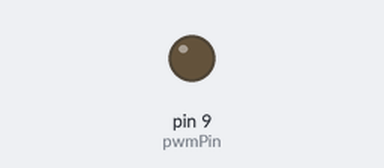
The sketch below on a simulated Arduino Uno, built with avr-gcc and run on an emulated ATmega328P. On the bench: output pins drawn as LEDs (lit = HIGH).

Above: at 0.05 s.
At 3.25 s:
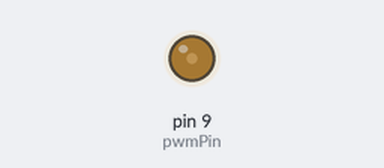
At 8.9 s:
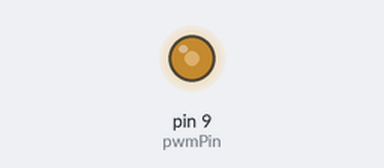
Timing chart, 0 to 11.6 s (numbered marks = the images above):
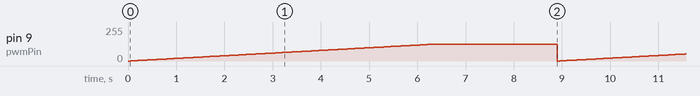

Measured:
- by itself, pin 9 (pwmPin): ramps from 0/255 to 127/255 and jumps back, once every 8.9 s

The sketch:

_PWM_Channel_Test_01.ino
```cpp
const int pwmPin = 9;  // PWM output pin
const int maxPWM = 127; // Maximum PWM value
const int stepDelay = 50; // Delay in milliseconds between steps

void setup() {
    pinMode(pwmPin, OUTPUT);
}

void loop() {
    for (int pwmValue = 0; pwmValue <= maxPWM; pwmValue++) {
        analogWrite(pwmPin, pwmValue);
        delay(stepDelay);
    }
    delay(2500);
}
```
